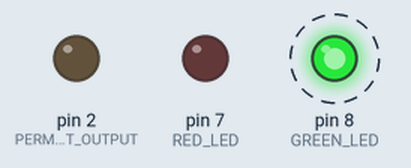
A sketch run on a simulated Arduino Uno, built with avr-gcc and run on an emulated ATmega328P. On the bench: output pins drawn as LEDs (lit = HIGH). Dashed ring = blinking.

Above: at 0.03 s.
Timing chart, 0 to 3.0 s (numbered marks = the images above):
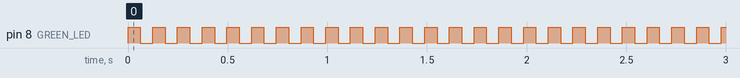

The sketch:

buttons.ino
```cpp
const int GREEN_LED = 8;
const int RED_LED = 7;
const int BUTTON1 = 3;
const int BUTTON2 = 4;
const int PERMANENT_OUTPUT = 2;

void myfirsttry() {
  digitalWrite(PERMANENT_OUTPUT, HIGH);

  while (digitalRead(BUTTON1) == LOW) {
    digitalWrite(GREEN_LED, HIGH);
    digitalWrite(RED_LED, LOW);
  }
   while (digitalRead(BUTTON1) == HIGH) {
     digitalWrite(GREEN_LED, LOW);
     digitalWrite(RED_LED, HIGH);
    }
}

void first() {
  digitalWrite(PERMANENT_OUTPUT, HIGH);

  while (digitalRead(BUTTON1) == LOW) {
    digitalWrite(GREEN_LED, HIGH);
  }

  digitalWrite(GREEN_LED, LOW);
}

void second() {
  digitalWrite(PERMANENT_OUTPUT, HIGH);


  if (digitalRead(BUTTON1) == LOW) {
    digitalWrite(RED_LED, HIGH);
  } else {
    digitalWrite(RED_LED, LOW);
  }

  if (digitalRead(BUTTON2) == LOW) {
    digitalWrite(GREEN_LED, HIGH);
  } else {
    digitalWrite(GREEN_LED, LOW);
  }
}

void third() {
  digitalWrite(PERMANENT_OUTPUT, HIGH);

  if (digitalRead(BUTTON1) == LOW) {
    digitalWrite(GREEN_LED, HIGH);
  }

  if (digitalRead(BUTTON2) == LOW) {
    digitalWrite(GREEN_LED, LOW);
  }
}

void fourth() {

  // to setup
  // digitalWrite(PERMANENT_OUTPUT, HIGH);
  // while (digitalRead(BUTTON1) == HIGH){};

    digitalWrite(GREEN_LED, HIGH);
    delay(62.5);
    digitalWrite(GREEN_LED, LOW);
    delay(62.5);
}


void setup() {
  pinMode(GREEN_LED, OUTPUT);
  pinMode(RED_LED, OUTPUT);
  pinMode(BUTTON1, INPUT);
  pinMode(BUTTON2, INPUT);
  pinMode(PERMANENT_OUTPUT, OUTPUT);
}

void loop() {
  fourth();
}
```

Measured:
- by itself, pin 8 (GREEN_LED): alternates HIGH for 0.06 s and LOW for 0.06 s
